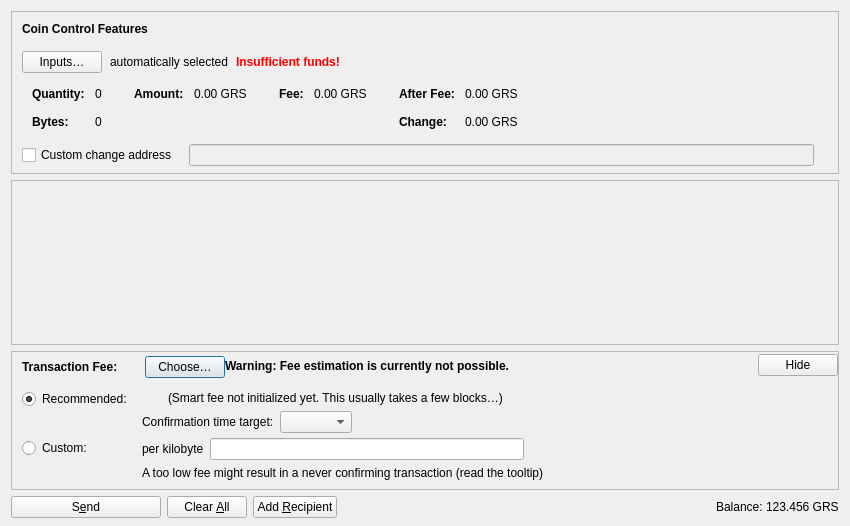
<?xml version="1.0" encoding="UTF-8"?>
<ui version="4.0">
 <class>SendCoinsDialog</class>
 <widget class="QDialog" name="SendCoinsDialog">
  <property name="geometry">
   <rect>
    <x>0</x>
    <y>0</y>
    <width>850</width>
    <height>526</height>
   </rect>
  </property>
  <property name="windowTitle">
   <string>Send Coins</string>
  </property>
  <layout class="QVBoxLayout" name="verticalLayout" stretch="0,1,0,0">
   <property name="bottomMargin">
    <number>8</number>
   </property>
   <item>
    <widget class="QFrame" name="frameCoinControl">
     <property name="sizePolicy">
      <sizepolicy hsizetype="Expanding" vsizetype="Expanding">
       <horstretch>0</horstretch>
       <verstretch>0</verstretch>
      </sizepolicy>
     </property>
     <property name="maximumSize">
      <size>
       <width>16777215</width>
       <height>16777215</height>
      </size>
     </property>
     <property name="frameShape">
      <enum>QFrame::StyledPanel</enum>
     </property>
     <property name="frameShadow">
      <enum>QFrame::Sunken</enum>
     </property>
     <layout class="QVBoxLayout" name="verticalLayoutCoinControl2">
      <property name="spacing">
       <number>0</number>
      </property>
      <property name="leftMargin">
       <number>0</number>
      </property>
      <property name="topMargin">
       <number>0</number>
      </property>
      <property name="rightMargin">
       <number>0</number>
      </property>
      <property name="bottomMargin">
       <number>6</number>
      </property>
      <item>
       <layout class="QVBoxLayout" name="verticalLayoutCoinControl" stretch="0,0,0,0,1">
        <property name="spacing">
         <number>0</number>
        </property>
        <property name="leftMargin">
         <number>10</number>
        </property>
        <property name="topMargin">
         <number>10</number>
        </property>
        <item>
         <layout class="QHBoxLayout" name="horizontalLayoutCoinControl1">
          <property name="bottomMargin">
           <number>15</number>
          </property>
          <item>
           <widget class="QLabel" name="labelCoinControlFeatures">
            <property name="sizePolicy">
             <sizepolicy hsizetype="Preferred" vsizetype="Maximum">
              <horstretch>0</horstretch>
              <verstretch>0</verstretch>
             </sizepolicy>
            </property>
            <property name="font">
             <font>
              <weight>75</weight>
              <bold>true</bold>
             </font>
            </property>
            <property name="styleSheet">
             <string notr="true">font-weight:bold;</string>
            </property>
            <property name="text">
             <string>Coin Control Features</string>
            </property>
           </widget>
          </item>
         </layout>
        </item>
        <item>
         <layout class="QHBoxLayout" name="horizontalLayoutCoinControl2" stretch="0,0,0,0">
          <property name="spacing">
           <number>8</number>
          </property>
          <property name="bottomMargin">
           <number>10</number>
          </property>
          <item>
           <widget class="QPushButton" name="pushButtonCoinControl">
            <property name="styleSheet">
             <string notr="true"/>
            </property>
            <property name="text">
             <string>Inputs…</string>
            </property>
            <property name="autoDefault">
             <bool>false</bool>
            </property>
           </widget>
          </item>
          <item>
           <widget class="QLabel" name="labelCoinControlAutomaticallySelected">
            <property name="text">
             <string>automatically selected</string>
            </property>
            <property name="margin">
             <number>5</number>
            </property>
           </widget>
          </item>
          <item>
           <widget class="QLabel" name="labelCoinControlInsuffFunds">
            <property name="font">
             <font>
              <weight>75</weight>
              <bold>true</bold>
             </font>
            </property>
            <property name="styleSheet">
             <string notr="true">color:red;font-weight:bold;</string>
            </property>
            <property name="text">
             <string>Insufficient funds!</string>
            </property>
            <property name="margin">
             <number>5</number>
            </property>
           </widget>
          </item>
          <item>
           <spacer name="horizontalSpacerCoinControl">
            <property name="orientation">
             <enum>Qt::Horizontal</enum>
            </property>
            <property name="sizeHint" stdset="0">
             <size>
              <width>40</width>
              <height>1</height>
             </size>
            </property>
           </spacer>
          </item>
         </layout>
        </item>
        <item>
         <widget class="QWidget" name="widgetCoinControl" native="true">
          <property name="sizePolicy">
           <sizepolicy hsizetype="Preferred" vsizetype="Preferred">
            <horstretch>0</horstretch>
            <verstretch>0</verstretch>
           </sizepolicy>
          </property>
          <property name="minimumSize">
           <size>
            <width>0</width>
            <height>0</height>
           </size>
          </property>
          <property name="styleSheet">
           <string notr="true"/>
          </property>
          <layout class="QHBoxLayout" name="horizontalLayoutCoinControl5">
           <property name="leftMargin">
            <number>0</number>
           </property>
           <property name="topMargin">
            <number>0</number>
           </property>
           <property name="rightMargin">
            <number>0</number>
           </property>
           <property name="bottomMargin">
            <number>0</number>
           </property>
           <item>
            <layout class="QHBoxLayout" name="horizontalLayoutCoinControl3" stretch="0,0,0,1">
             <property name="spacing">
              <number>20</number>
             </property>
             <property name="topMargin">
              <number>0</number>
             </property>
             <property name="bottomMargin">
              <number>10</number>
             </property>
             <item>
              <layout class="QFormLayout" name="formLayoutCoinControl1">
               <property name="labelAlignment">
                <set>Qt::AlignLeft|Qt::AlignVCenter</set>
               </property>
               <property name="horizontalSpacing">
                <number>10</number>
               </property>
               <property name="verticalSpacing">
                <number>14</number>
               </property>
               <property name="leftMargin">
                <number>10</number>
               </property>
               <property name="topMargin">
                <number>4</number>
               </property>
               <property name="rightMargin">
                <number>6</number>
               </property>
               <item row="0" column="0">
                <widget class="QLabel" name="labelCoinControlQuantityText">
                 <property name="font">
                  <font>
                   <weight>75</weight>
                   <bold>true</bold>
                  </font>
                 </property>
                 <property name="text">
                  <string>Quantity:</string>
                 </property>
                 <property name="margin">
                  <number>0</number>
                 </property>
                </widget>
               </item>
               <item row="0" column="1">
                <widget class="QLabel" name="labelCoinControlQuantity">
                 <property name="cursor">
                  <cursorShape>IBeamCursor</cursorShape>
                 </property>
                 <property name="contextMenuPolicy">
                  <enum>Qt::ActionsContextMenu</enum>
                 </property>
                 <property name="text">
                  <string notr="true">0</string>
                 </property>
                 <property name="margin">
                  <number>0</number>
                 </property>
                 <property name="textInteractionFlags">
                  <set>Qt::LinksAccessibleByMouse|Qt::TextSelectableByKeyboard|Qt::TextSelectableByMouse</set>
                 </property>
                </widget>
               </item>
               <item row="1" column="0">
                <widget class="QLabel" name="labelCoinControlBytesText">
                 <property name="font">
                  <font>
                   <weight>75</weight>
                   <bold>true</bold>
                  </font>
                 </property>
                 <property name="text">
                  <string>Bytes:</string>
                 </property>
                </widget>
               </item>
               <item row="1" column="1">
                <widget class="QLabel" name="labelCoinControlBytes">
                 <property name="cursor">
                  <cursorShape>IBeamCursor</cursorShape>
                 </property>
                 <property name="contextMenuPolicy">
                  <enum>Qt::ActionsContextMenu</enum>
                 </property>
                 <property name="text">
                  <string notr="true">0</string>
                 </property>
                 <property name="textInteractionFlags">
                  <set>Qt::LinksAccessibleByMouse|Qt::TextSelectableByKeyboard|Qt::TextSelectableByMouse</set>
                 </property>
                </widget>
               </item>
              </layout>
             </item>
             <item>
              <layout class="QFormLayout" name="formLayoutCoinControl2">
               <property name="horizontalSpacing">
                <number>10</number>
               </property>
               <property name="verticalSpacing">
                <number>14</number>
               </property>
               <property name="leftMargin">
                <number>6</number>
               </property>
               <property name="topMargin">
                <number>4</number>
               </property>
               <property name="rightMargin">
                <number>6</number>
               </property>
               <item row="0" column="0">
                <widget class="QLabel" name="labelCoinControlAmountText">
                 <property name="font">
                  <font>
                   <weight>75</weight>
                   <bold>true</bold>
                  </font>
                 </property>
                 <property name="text">
                  <string>Amount:</string>
                 </property>
                 <property name="margin">
                  <number>0</number>
                 </property>
                </widget>
               </item>
               <item row="0" column="1">
                <widget class="QLabel" name="labelCoinControlAmount">
                 <property name="cursor">
                  <cursorShape>IBeamCursor</cursorShape>
                 </property>
                 <property name="contextMenuPolicy">
                  <enum>Qt::ActionsContextMenu</enum>
                 </property>
                 <property name="text">
                  <string notr="true">0.00 GRS</string>
                 </property>
                 <property name="textInteractionFlags">
                  <set>Qt::LinksAccessibleByMouse|Qt::TextSelectableByKeyboard|Qt::TextSelectableByMouse</set>
                 </property>
                </widget>
               </item>
              </layout>
             </item>
             <item>
              <layout class="QFormLayout" name="formLayoutCoinControl3">
               <property name="horizontalSpacing">
                <number>10</number>
               </property>
               <property name="verticalSpacing">
                <number>14</number>
               </property>
               <property name="leftMargin">
                <number>6</number>
               </property>
               <property name="topMargin">
                <number>4</number>
               </property>
               <property name="rightMargin">
                <number>6</number>
               </property>
               <item row="0" column="0">
                <widget class="QLabel" name="labelCoinControlFeeText">
                 <property name="font">
                  <font>
                   <weight>75</weight>
                   <bold>true</bold>
                  </font>
                 </property>
                 <property name="text">
                  <string>Fee:</string>
                 </property>
                 <property name="margin">
                  <number>0</number>
                 </property>
                </widget>
               </item>
               <item row="0" column="1">
                <widget class="QLabel" name="labelCoinControlFee">
                 <property name="cursor">
                  <cursorShape>IBeamCursor</cursorShape>
                 </property>
                 <property name="contextMenuPolicy">
                  <enum>Qt::ActionsContextMenu</enum>
                 </property>
                 <property name="text">
                  <string notr="true">0.00 GRS</string>
                 </property>
                 <property name="textInteractionFlags">
                  <set>Qt::LinksAccessibleByMouse|Qt::TextSelectableByKeyboard|Qt::TextSelectableByMouse</set>
                 </property>
                </widget>
               </item>
              </layout>
             </item>
             <item>
              <layout class="QFormLayout" name="formLayoutCoinControl4">
               <property name="labelAlignment">
                <set>Qt::AlignLeft|Qt::AlignVCenter</set>
               </property>
               <property name="horizontalSpacing">
                <number>10</number>
               </property>
               <property name="verticalSpacing">
                <number>14</number>
               </property>
               <property name="leftMargin">
                <number>6</number>
               </property>
               <property name="topMargin">
                <number>4</number>
               </property>
               <property name="rightMargin">
                <number>6</number>
               </property>
               <item row="0" column="0">
                <widget class="QLabel" name="labelCoinControlAfterFeeText">
                 <property name="font">
                  <font>
                   <weight>75</weight>
                   <bold>true</bold>
                  </font>
                 </property>
                 <property name="text">
                  <string>After Fee:</string>
                 </property>
                 <property name="margin">
                  <number>0</number>
                 </property>
                </widget>
               </item>
               <item row="0" column="1">
                <widget class="QLabel" name="labelCoinControlAfterFee">
                 <property name="cursor">
                  <cursorShape>IBeamCursor</cursorShape>
                 </property>
                 <property name="contextMenuPolicy">
                  <enum>Qt::ActionsContextMenu</enum>
                 </property>
                 <property name="text">
                  <string notr="true">0.00 GRS</string>
                 </property>
                 <property name="textInteractionFlags">
                  <set>Qt::LinksAccessibleByMouse|Qt::TextSelectableByKeyboard|Qt::TextSelectableByMouse</set>
                 </property>
                </widget>
               </item>
               <item row="1" column="0">
                <widget class="QLabel" name="labelCoinControlChangeText">
                 <property name="font">
                  <font>
                   <weight>75</weight>
                   <bold>true</bold>
                  </font>
                 </property>
                 <property name="text">
                  <string>Change:</string>
                 </property>
                </widget>
               </item>
               <item row="1" column="1">
                <widget class="QLabel" name="labelCoinControlChange">
                 <property name="cursor">
                  <cursorShape>IBeamCursor</cursorShape>
                 </property>
                 <property name="contextMenuPolicy">
                  <enum>Qt::ActionsContextMenu</enum>
                 </property>
                 <property name="text">
                  <string notr="true">0.00 GRS</string>
                 </property>
                 <property name="textInteractionFlags">
                  <set>Qt::LinksAccessibleByMouse|Qt::TextSelectableByKeyboard|Qt::TextSelectableByMouse</set>
                 </property>
                </widget>
               </item>
              </layout>
             </item>
            </layout>
           </item>
          </layout>
         </widget>
        </item>
        <item>
         <layout class="QHBoxLayout" name="horizontalLayoutCoinControl4" stretch="0,0,0">
          <property name="spacing">
           <number>12</number>
          </property>
          <property name="sizeConstraint">
           <enum>QLayout::SetDefaultConstraint</enum>
          </property>
          <property name="topMargin">
           <number>5</number>
          </property>
          <property name="rightMargin">
           <number>5</number>
          </property>
          <item>
           <widget class="QCheckBox" name="checkBoxCoinControlChange">
            <property name="toolTip">
             <string>If this is activated, but the change address is empty or invalid, change will be sent to a newly generated address.</string>
            </property>
            <property name="text">
             <string>Custom change address</string>
            </property>
           </widget>
          </item>
          <item>
           <widget class="QValidatedLineEdit" name="lineEditCoinControlChange">
            <property name="enabled">
             <bool>false</bool>
            </property>
            <property name="sizePolicy">
             <sizepolicy hsizetype="Expanding" vsizetype="Fixed">
              <horstretch>0</horstretch>
              <verstretch>0</verstretch>
             </sizepolicy>
            </property>
           </widget>
          </item>
          <item>
           <widget class="QLabel" name="labelCoinControlChangeLabel">
            <property name="sizePolicy">
             <sizepolicy hsizetype="Preferred" vsizetype="Expanding">
              <horstretch>0</horstretch>
              <verstretch>0</verstretch>
             </sizepolicy>
            </property>
            <property name="minimumSize">
             <size>
              <width>0</width>
              <height>0</height>
             </size>
            </property>
            <property name="text">
             <string/>
            </property>
            <property name="margin">
             <number>3</number>
            </property>
           </widget>
          </item>
         </layout>
        </item>
        <item>
         <spacer name="verticalSpacerCoinControl">
          <property name="orientation">
           <enum>Qt::Vertical</enum>
          </property>
          <property name="sizeHint" stdset="0">
           <size>
            <width>800</width>
            <height>1</height>
           </size>
          </property>
         </spacer>
        </item>
       </layout>
      </item>
     </layout>
    </widget>
   </item>
   <item>
    <widget class="QScrollArea" name="scrollArea">
     <property name="widgetResizable">
      <bool>true</bool>
     </property>
     <widget class="QWidget" name="scrollAreaWidgetContents">
      <property name="geometry">
       <rect>
        <x>0</x>
        <y>0</y>
        <width>830</width>
        <height>104</height>
       </rect>
      </property>
      <layout class="QVBoxLayout" name="verticalLayout_2" stretch="0,1">
       <property name="leftMargin">
        <number>0</number>
       </property>
       <property name="topMargin">
        <number>0</number>
       </property>
       <property name="rightMargin">
        <number>0</number>
       </property>
       <property name="bottomMargin">
        <number>0</number>
       </property>
       <item>
        <layout class="QVBoxLayout" name="entries">
         <property name="spacing">
          <number>6</number>
         </property>
        </layout>
       </item>
       <item>
        <spacer name="verticalSpacer">
         <property name="orientation">
          <enum>Qt::Vertical</enum>
         </property>
         <property name="sizeHint" stdset="0">
          <size>
           <width>20</width>
           <height>40</height>
          </size>
         </property>
        </spacer>
       </item>
      </layout>
     </widget>
    </widget>
   </item>
   <item>
    <widget class="QFrame" name="frameFee">
     <property name="sizePolicy">
      <sizepolicy hsizetype="Expanding" vsizetype="Expanding">
       <horstretch>0</horstretch>
       <verstretch>0</verstretch>
      </sizepolicy>
     </property>
     <property name="maximumSize">
      <size>
       <width>16777215</width>
       <height>16777215</height>
      </size>
     </property>
     <property name="frameShape">
      <enum>QFrame::StyledPanel</enum>
     </property>
     <property name="frameShadow">
      <enum>QFrame::Sunken</enum>
     </property>
     <layout class="QVBoxLayout" name="verticalLayoutFee1">
      <property name="spacing">
       <number>0</number>
      </property>
      <property name="leftMargin">
       <number>0</number>
      </property>
      <property name="topMargin">
       <number>0</number>
      </property>
      <property name="rightMargin">
       <number>0</number>
      </property>
      <property name="bottomMargin">
       <number>0</number>
      </property>
      <item>
       <layout class="QVBoxLayout" name="verticalLayoutFee2" stretch="0,0,0">
        <property name="spacing">
         <number>0</number>
        </property>
        <property name="leftMargin">
         <number>10</number>
        </property>
        <property name="topMargin">
         <number>0</number>
        </property>
        <item>
         <layout class="QHBoxLayout" name="horizontalLayoutFee1">
          <property name="bottomMargin">
           <number>0</number>
          </property>
          <item>
           <layout class="QVBoxLayout" name="verticalLayoutFee7">
            <property name="spacing">
             <number>0</number>
            </property>
            <item>
             <spacer name="verticalSpacerSmartFee">
              <property name="orientation">
               <enum>Qt::Vertical</enum>
              </property>
              <property name="sizeType">
               <enum>QSizePolicy::Fixed</enum>
              </property>
              <property name="sizeHint" stdset="0">
               <size>
                <width>1</width>
                <height>4</height>
               </size>
              </property>
             </spacer>
            </item>
            <item>
             <layout class="QHBoxLayout" name="horizontalLayoutSmartFee">
              <property name="spacing">
               <number>10</number>
              </property>
              <item>
               <widget class="QLabel" name="labelFeeHeadline">
                <property name="sizePolicy">
                 <sizepolicy hsizetype="Preferred" vsizetype="Maximum">
                  <horstretch>0</horstretch>
                  <verstretch>0</verstretch>
                 </sizepolicy>
                </property>
                <property name="font">
                 <font>
                  <weight>75</weight>
                  <bold>true</bold>
                 </font>
                </property>
                <property name="styleSheet">
                 <string notr="true">font-weight:bold;</string>
                </property>
                <property name="text">
                 <string>Transaction Fee:</string>
                </property>
               </widget>
              </item>
              <item>
               <widget class="QLabel" name="labelFeeMinimized">
                <property name="text">
                 <string/>
                </property>
               </widget>
              </item>
              <item>
               <widget class="QPushButton" name="buttonChooseFee">
                <property name="text">
                 <string>Choose…</string>
                </property>
               </widget>
              </item>
             </layout>
            </item>
            <item>
             <spacer name="verticalSpacer_5">
              <property name="orientation">
               <enum>Qt::Vertical</enum>
              </property>
              <property name="sizeHint" stdset="0">
               <size>
                <width>1</width>
                <height>1</height>
               </size>
              </property>
             </spacer>
            </item>
           </layout>
          </item>
          <item>
           <widget class="QLabel" name="fallbackFeeWarningLabel">
            <property name="toolTip">
             <string>Using the fallbackfee can result in sending a transaction that will take several hours or days (or never) to confirm. Consider choosing your fee manually or wait until you have validated the complete chain.</string>
            </property>
            <property name="font">
            <font>
                <weight>75</weight>
                <bold>true</bold>
            </font>
            </property>
            <property name="text">
             <string>Warning: Fee estimation is currently not possible.</string>
            </property>
            <property name="wordWrap">
             <bool>false</bool>
            </property>
           </widget>
          </item>
          <item>
           <spacer name="horizontalSpacer_4">
            <property name="orientation">
             <enum>Qt::Horizontal</enum>
            </property>
            <property name="sizeType">
             <enum>QSizePolicy::MinimumExpanding</enum>
            </property>
            <property name="sizeHint" stdset="0">
             <size>
              <width>40</width>
              <height>20</height>
             </size>
            </property>
           </spacer>
          </item>
          <item>
           <widget class="QPushButton" name="buttonMinimizeFee">
            <property name="toolTip">
             <string>Hide transaction fee settings</string>
            </property>
            <property name="text">
             <string>Hide</string>
            </property>
           </widget>
          </item>
         </layout>
        </item>
        <item>
         <widget class="QFrame" name="frameFeeSelection">
          <layout class="QVBoxLayout" name="verticalLayoutFee12">
           <property name="spacing">
            <number>0</number>
           </property>
           <property name="leftMargin">
            <number>0</number>
           </property>
           <property name="topMargin">
            <number>0</number>
           </property>
           <property name="rightMargin">
            <number>0</number>
           </property>
           <property name="bottomMargin">
            <number>0</number>
           </property>
           <item>
            <layout class="QGridLayout" name="gridLayoutFee">
             <property name="topMargin">
              <number>10</number>
             </property>
             <property name="bottomMargin">
              <number>4</number>
             </property>
             <property name="horizontalSpacing">
              <number>10</number>
             </property>
             <property name="verticalSpacing">
              <number>4</number>
             </property>
             <item row="1" column="1">
              <layout class="QVBoxLayout" name="verticalLayoutFee8">
               <property name="spacing">
                <number>6</number>
               </property>
               <item>
                <layout class="QHBoxLayout" name="horizontalLayoutFee13">
                 <item>
                  <widget class="QLabel" name="labelCustomPerKilobyte">
                   <property name="toolTip">
                    <string>Specify a custom fee per kB (1,000 bytes) of the transaction's virtual size.

Note:  Since the fee is calculated on a per-byte basis, a fee rate of "100 gros per kvB" for a transaction size of 500 virtual bytes (half of 1 kvB) would ultimately yield a fee of only 50 gros.</string>
                   </property>
                   <property name="text">
                    <string>per kilobyte</string>
                   </property>
                  </widget>
                 </item>
                 <item>
                  <widget class="BitcoinAmountField" name="customFee"/>
                 </item>
                 <item>
                  <spacer name="horizontalSpacer_6">
                   <property name="orientation">
                    <enum>Qt::Horizontal</enum>
                   </property>
                   <property name="sizeHint" stdset="0">
                    <size>
                     <width>1</width>
                     <height>1</height>
                    </size>
                   </property>
                  </spacer>
                 </item>
                </layout>
               </item>
               <item>
                <layout class="QHBoxLayout" name="horizontalLayoutFee8">
                 <item>
                  <widget class="QLabel" name="labelCustomFeeWarning">
                   <property name="enabled">
                    <bool>true</bool>
                   </property>
                   <property name="toolTip">
                    <string>When there is less transaction volume than space in the blocks, miners as well as relaying nodes may enforce a minimum fee. Paying only this minimum fee is just fine, but be aware that this can result in a never confirming transaction once there is more demand for bitcoin transactions than the network can process.</string>
                   </property>
                   <property name="text">
                    <string>A too low fee might result in a never confirming transaction (read the tooltip)</string>
                   </property>
                  </widget>
                 </item>
                 <item>
                  <spacer name="horizontalSpacer_2">
                   <property name="orientation">
                    <enum>Qt::Horizontal</enum>
                   </property>
                   <property name="sizeHint" stdset="0">
                    <size>
                     <width>1</width>
                     <height>1</height>
                    </size>
                   </property>
                  </spacer>
                 </item>
                </layout>
               </item>
              </layout>
             </item>
             <item row="0" column="0">
              <layout class="QVBoxLayout" name="verticalLayoutFee4" stretch="0,1">
               <item>
                <widget class="QRadioButton" name="radioSmartFee">
                 <property name="text">
                  <string>Recommended:</string>
                 </property>
                 <property name="checked">
                  <bool>true</bool>
                 </property>
                 <attribute name="buttonGroup">
                  <string notr="true">groupFee</string>
                 </attribute>
                </widget>
               </item>
               <item>
                <spacer name="verticalSpacer_2">
                 <property name="orientation">
                  <enum>Qt::Vertical</enum>
                 </property>
                 <property name="sizeHint" stdset="0">
                  <size>
                   <width>1</width>
                   <height>1</height>
                  </size>
                 </property>
                </spacer>
               </item>
              </layout>
             </item>
             <item row="1" column="0">
              <layout class="QVBoxLayout" name="verticalLayoutFee9" stretch="0,1">
               <item>
                <widget class="QRadioButton" name="radioCustomFee">
                 <property name="text">
                  <string>Custom:</string>
                 </property>
                 <attribute name="buttonGroup">
                  <string notr="true">groupFee</string>
                 </attribute>
                </widget>
               </item>
               <item>
                <spacer name="verticalSpacer_6">
                 <property name="orientation">
                  <enum>Qt::Vertical</enum>
                 </property>
                 <property name="sizeHint" stdset="0">
                  <size>
                   <width>1</width>
                   <height>1</height>
                  </size>
                 </property>
                </spacer>
               </item>
              </layout>
             </item>
             <item row="0" column="1">
              <layout class="QVBoxLayout" name="verticalLayoutFee3" stretch="0,0,1">
               <property name="spacing">
                <number>6</number>
               </property>
               <property name="topMargin">
                <number>2</number>
               </property>
               <item>
                <layout class="QHBoxLayout" name="horizontalLayoutFee12">
                 <item>
                  <widget class="QLabel" name="labelSmartFee">
                   <property name="text">
                    <string/>
                   </property>
                  </widget>
                 </item>
                 <item>
                  <widget class="QLabel" name="labelFeeEstimation">
                   <property name="text">
                    <string/>
                   </property>
                  </widget>
                 </item>
                 <item>
                  <widget class="QLabel" name="labelSmartFee2">
                   <property name="text">
                    <string>(Smart fee not initialized yet. This usually takes a few blocks…)</string>
                   </property>
                  </widget>
                 </item>
                 <item>
                  <spacer name="horizontalSpacer_5">
                   <property name="orientation">
                    <enum>Qt::Horizontal</enum>
                   </property>
                   <property name="sizeHint" stdset="0">
                    <size>
                     <width>1</width>
                     <height>1</height>
                    </size>
                   </property>
                  </spacer>
                 </item>
                </layout>
               </item>
               <item>
                <layout class="QHBoxLayout" name="horizontalLayoutFee9">
                 <item>
                  <layout class="QVBoxLayout" name="verticalLayoutFee6">
                   <item>
                    <widget class="QLabel" name="labelSmartFee3">
                     <property name="text">
                      <string>Confirmation time target:</string>
                     </property>
                    </widget>
                   </item>
                  </layout>
                 </item>
                 <item>
                  <layout class="QVBoxLayout" name="verticalLayoutFee5">
                   <property name="rightMargin">
                    <number>30</number>
                   </property>
                   <item>
                    <layout class="QHBoxLayout" name="horizontalLayoutConfTarget">
                     <property name="bottomMargin">
                      <number>0</number>
                     </property>
                     <item>
                      <widget class="QComboBox" name="confTargetSelector"/>
                     </item>
                     <item>
                      <spacer name="horizontalSpacerConfTarget">
                       <property name="orientation">
                        <enum>Qt::Horizontal</enum>
                       </property>
                       <property name="sizeHint" stdset="0">
                        <size>
                         <width>40</width>
                         <height>20</height>
                        </size>
                       </property>
                      </spacer>
                     </item>
                    </layout>
                   </item>
                  </layout>
                 </item>
                </layout>
               </item>
               <item>
                <spacer name="verticalSpacer_4">
                 <property name="orientation">
                  <enum>Qt::Vertical</enum>
                 </property>
                 <property name="sizeHint" stdset="0">
                  <size>
                   <width>1</width>
                   <height>1</height>
                  </size>
                 </property>
                </spacer>
               </item>
              </layout>
             </item>
            </layout>
           </item>
          </layout>
         </widget>
        </item>
        <item>
         <spacer name="verticalSpacerFee">
          <property name="orientation">
           <enum>Qt::Vertical</enum>
          </property>
          <property name="sizeHint" stdset="0">
           <size>
            <width>40</width>
            <height>5</height>
           </size>
          </property>
         </spacer>
        </item>
       </layout>
      </item>
     </layout>
    </widget>
   </item>
   <item>
    <layout class="QHBoxLayout" name="horizontalLayout">
     <item>
      <widget class="QPushButton" name="sendButton">
       <property name="minimumSize">
        <size>
         <width>150</width>
         <height>0</height>
        </size>
       </property>
       <property name="toolTip">
        <string>Confirm the send action</string>
       </property>
       <property name="text">
        <string>S&amp;end</string>
       </property>
       <property name="icon">
        <iconset resource="../bitcoin.qrc">
         <normaloff>:/icons/send</normaloff>:/icons/send</iconset>
       </property>
       <property name="autoDefault">
        <bool>false</bool>
       </property>
       <property name="default">
        <bool>false</bool>
       </property>
      </widget>
     </item>
     <item>
      <widget class="QPushButton" name="clearButton">
       <property name="sizePolicy">
        <sizepolicy hsizetype="Minimum" vsizetype="Fixed">
         <horstretch>0</horstretch>
         <verstretch>0</verstretch>
        </sizepolicy>
       </property>
       <property name="toolTip">
        <string>Clear all fields of the form.</string>
       </property>
       <property name="text">
        <string>Clear &amp;All</string>
       </property>
       <property name="icon">
        <iconset resource="../bitcoin.qrc">
         <normaloff>:/icons/remove</normaloff>:/icons/remove</iconset>
       </property>
       <property name="autoDefault">
        <bool>false</bool>
       </property>
      </widget>
     </item>
     <item>
      <widget class="QPushButton" name="addButton">
       <property name="toolTip">
        <string>Send to multiple recipients at once</string>
       </property>
       <property name="text">
        <string>Add &amp;Recipient</string>
       </property>
       <property name="icon">
        <iconset resource="../bitcoin.qrc">
         <normaloff>:/icons/add</normaloff>:/icons/add</iconset>
       </property>
       <property name="autoDefault">
        <bool>false</bool>
       </property>
      </widget>
     </item>
     <item>
      <spacer name="horizontalSpacer">
       <property name="orientation">
        <enum>Qt::Horizontal</enum>
       </property>
       <property name="sizeHint" stdset="0">
        <size>
         <width>40</width>
         <height>20</height>
        </size>
       </property>
      </spacer>
     </item>
     <item>
      <layout class="QHBoxLayout" name="horizontalLayout_2">
       <property name="spacing">
        <number>3</number>
       </property>
       <item>
        <widget class="QLabel" name="labelBalanceName">
         <property name="sizePolicy">
          <sizepolicy hsizetype="Preferred" vsizetype="Fixed">
           <horstretch>0</horstretch>
           <verstretch>0</verstretch>
          </sizepolicy>
         </property>
         <property name="text">
          <string>Balance:</string>
         </property>
        </widget>
       </item>
       <item>
        <widget class="QLabel" name="labelBalance">
         <property name="sizePolicy">
          <sizepolicy hsizetype="Preferred" vsizetype="Fixed">
           <horstretch>0</horstretch>
           <verstretch>0</verstretch>
          </sizepolicy>
         </property>
         <property name="cursor">
          <cursorShape>IBeamCursor</cursorShape>
         </property>
         <property name="text">
          <string notr="true">123.456 GRS</string>
         </property>
         <property name="textInteractionFlags">
          <set>Qt::LinksAccessibleByMouse|Qt::TextSelectableByKeyboard|Qt::TextSelectableByMouse</set>
         </property>
        </widget>
       </item>
      </layout>
     </item>
    </layout>
   </item>
  </layout>
 </widget>
 <customwidgets>
  <customwidget>
   <class>QValidatedLineEdit</class>
   <extends>QLineEdit</extends>
   <header>qt/qvalidatedlineedit.h</header>
  </customwidget>
  <customwidget>
   <class>BitcoinAmountField</class>
   <extends>QLineEdit</extends>
   <header>qt/bitcoinamountfield.h</header>
   <container>1</container>
  </customwidget>
 </customwidgets>
 <resources>
  <include location="../bitcoin.qrc"/>
 </resources>
 <connections/>
 <buttongroups>
  <buttongroup name="groupFee"/>
 </buttongroups>
</ui>
